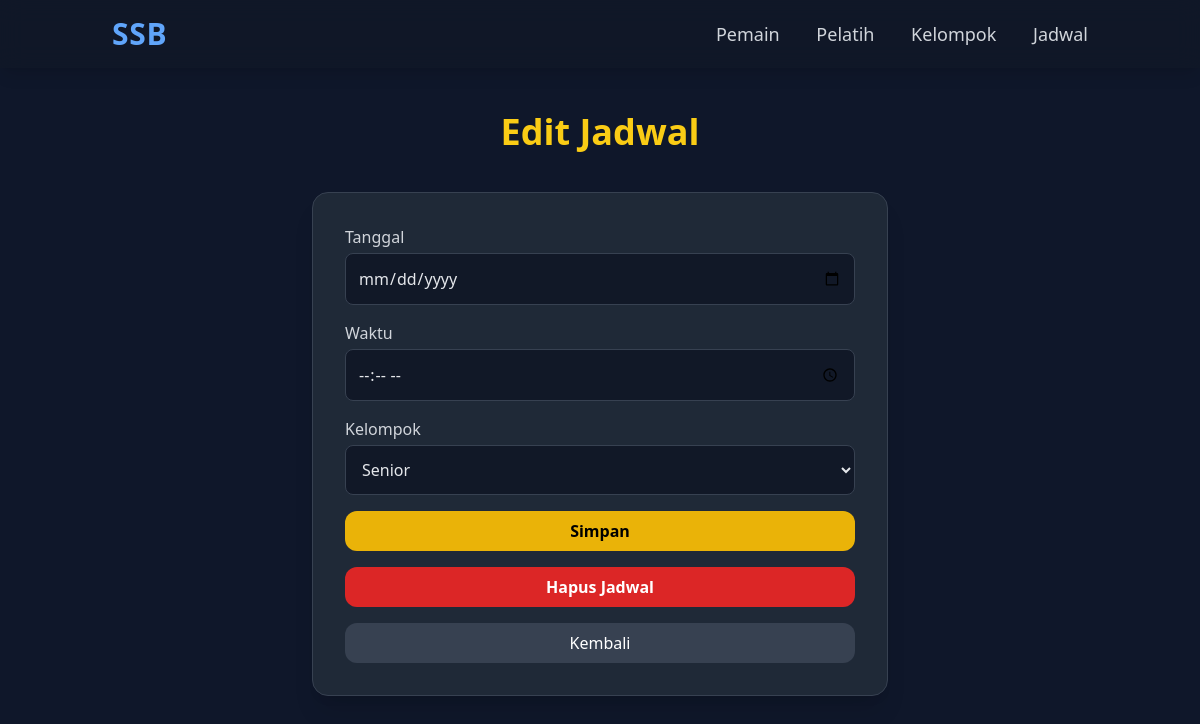
/schedules/3/edit/, run on an earlier commit of the app's database.
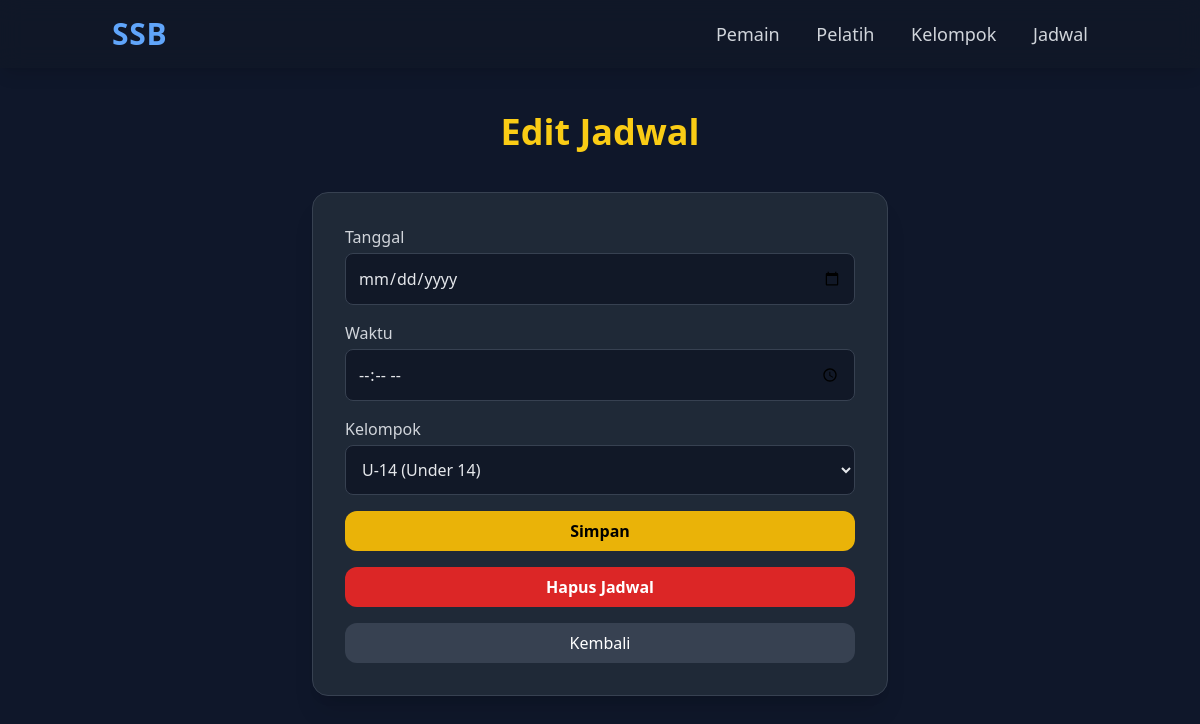
And on a later commit of the database.
### academy/models.py (models this page shows, shortened)
class TrainingSchedule(models.Model):
    date = models.DateField()
    time = models.TimeField()
    group = models.ForeignKey(Group, on_delete=models.CASCADE)

class Group(models.Model):
    name = models.CharField(max_length=50)
    coach = models.ForeignKey(Coach, on_delete=models.SET_NULL, null=True)

### academy/views.py (the view)
# urls.py: path('schedules/<int:pk>/edit/', views.schedule_edit, name='schedule_edit'),
def schedule_edit(request, pk):
    schedule = get_object_or_404(TrainingSchedule, pk=pk)
    groups = Group.objects.all()
    if request.method == 'POST':
        schedule.date = request.POST['date']
        schedule.time = request.POST['time']
        schedule.group_id = request.POST['group']
        schedule.save()
        return redirect('schedule_detail', pk=pk)
    return render(request, 'academy/schedule_form.html', {
        'schedule': schedule,
        'groups': groups,
        'title': 'Edit Jadwal'
    })

### academy/templates/academy/schedule_form.html (shortened to what this page needs)
{% extends "academy/base.html" %}
{% load static %}
{% block content %}
<h1 class="text-4xl font-bold text-yellow-400 mb-10 text-center">{{ title }}</h1>
<div class="max-w-xl mx-auto bg-gray-800 p-8 rounded-2xl shadow-xl border border-gray-700">
    <form method="post">
        <label class="text-gray-300 font-medium">Tanggal</label>
        <input type="date" name="date"
               class="w-full bg-gray-900 border border-gray-700 rounded-lg p-3 text-gray-200 mt-1 mb-4"
               value="{{ schedule.date|default:'' }}">
        <label class="text-gray-300 font-medium">Waktu</label>
        <input type="time" name="time"
               class="w-full bg-gray-900 border border-gray-700 rounded-lg p-3 text-gray-200 mt-1 mb-4"
               value="{{ schedule.time|default:'' }}">
        <label class="text-gray-300 font-medium">Kelompok</label>
        <select name="group"
                class="w-full bg-gray-900 border border-gray-700 rounded-lg p-3 text-gray-200 mt-1 mb-4">
            {% for g in groups %}
                <option value="{{ g.id }}"
                        {% if schedule and schedule.group_id == g.id %}selected{% endif %}>
                    {{ g.name }}
                </option>
            {% endfor %}
        </select>
        <button type="submit"
                class="w-full bg-yellow-500 hover:bg-yellow-400 text-black font-semibold py-2 px-4 rounded-xl">
            Simpan
        </button>
    </form>
    {% if schedule %}
    <form action="/schedules/{{ schedule.id }}/delete/" method="post"
          onsubmit="return confirm('Yakin ingin menghapus jadwal ini?');">
        <button type="submit"
                class="w-full mt-4 bg-red-600 hover:bg-red-500 text-white font-semibold py-2 px-4 rounded-xl">
            Hapus Jadwal
        </button>
    </form>
    {% endif %}
    <a href="/schedules/"
       class="block text-center mt-4 bg-gray-700 hover:bg-gray-600 text-white py-2 px-4 rounded-xl">
        Kembali
    </a>
</div>
{% endblock %}

What changed in the data, as far as the page shows it:
changed TrainingSchedule: group "Senior" → "U-14 (Under 14)"
